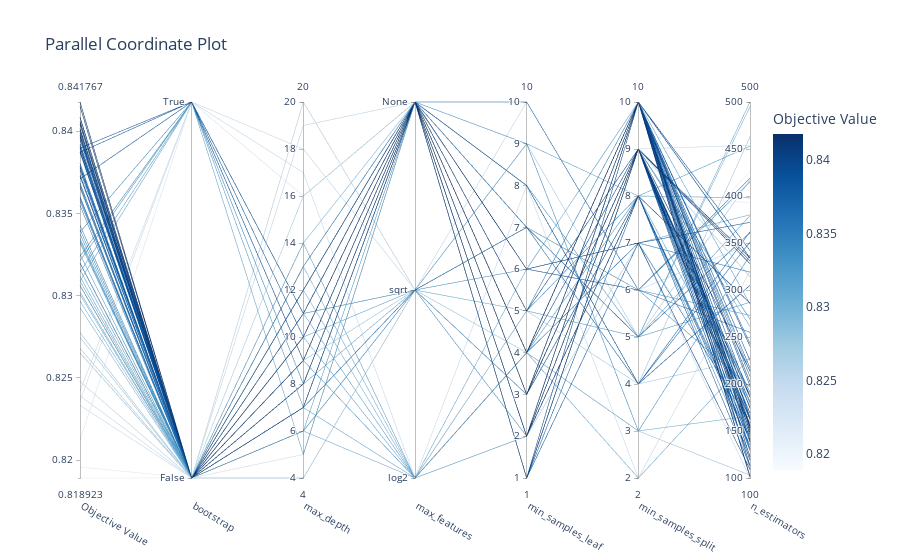

Notebook cell for this chart:
### Code cell
# Visualizar interacción entre parámetros y la relación con la variable a optimizar (F1)
import optuna.visualization as vis

fig = vis.plot_parallel_coordinate(study2)
fig.show()
